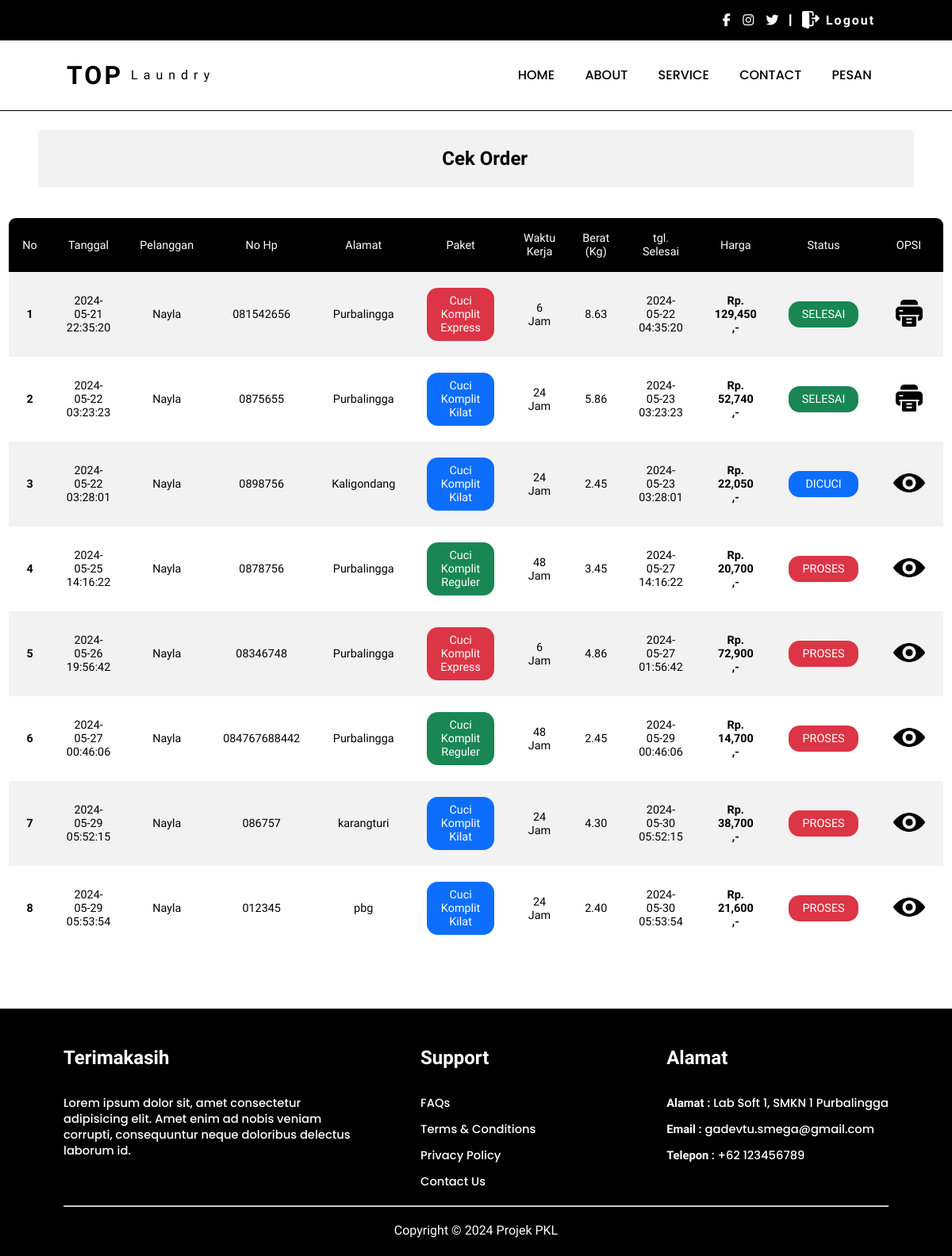
Page /pesan/bahan/cuci_komplit/cuci.php (signed in) on the committed database.
### tables this page shows
CREATE TABLE `tr_cuci_komplit` (
  `id` int(11) NOT NULL,
  `user_id` int(11) NOT NULL,
  `nama` varchar(100) NOT NULL,
  `no_hp` varchar(15) NOT NULL,
  `alamat` text NOT NULL,
  `paket_id` int(11) NOT NULL,
  `waktu` int(11) NOT NULL,
  `berat` decimal(10,2) NOT NULL,
  `tarif` decimal(10,2) NOT NULL,
  `tgl_masuk` datetime NOT NULL,
  `tgl_keluar` datetime NOT NULL,
  `total_bayar` decimal(10,2) NOT NULL,
  `status` int(11) NOT NULL
);

CREATE TABLE `users_` (
  `id` int(11) NOT NULL,
  `username` varchar(50) NOT NULL,
  `password` varchar(255) NOT NULL,
  `role` varchar(50) NOT NULL DEFAULT 'user'
);

### pesan/bahan/cuci_komplit/cuci.php (the view, shortened to what this page needs)
<?php
include '../asset/header.php';
include '../asset/koneksi.php';
$user_id = $_SESSION['user_id'];
?>
<link rel="stylesheet" href="css/style1.css">
<div class="container">
    <div class="container-tabel">
        <div class="title">
            <h2>Cek Order</h2>
        </div>
        <br><br>
        <table>
            <tr>
                <th>No</th>
                <th>Tanggal</th>
                <th>Pelanggan</th>
                <th>No Hp</th>
                <th>Alamat</th>
                <th>Paket</th>
                <th>Waktu Kerja</th>
                <th>Berat (Kg)</th>
                <th>tgl. Selesai</th>
                <th>Harga</th>
                <th>Status</th>
                <th>OPSI</th>
            </tr>
            <?php
                $data = mysqli_query($koneksi, "SELECT * FROM users_, tr_cuci_komplit WHERE users_.id = '$user_id'");
                $no = 1;
                while($d = mysqli_fetch_array($data)) { ?>
            <tr>
                <td><h4><?php echo $no++; ?></h4></td>
                <td><?php echo $d['tgl_masuk']; ?></td>
                <td><?php echo $d['username']; ?></td>
                <td><?php echo $d['no_hp']; ?></td>
                <td><?php echo $d['alamat']; ?></td>
                <td>
                <?php
                        if($d['paket_id'] == "1"){
                            echo "<div class='reguler'>Cuci Komplit Reguler</div>";
                        } else if($d['paket_id'] == "2"){
                            echo "<div class='kilat'>Cuci Komplit Kilat</div>";
                        } else if($d['paket_id'] == "3"){
                            echo "<div class='express'>Cuci Komplit Express</div>";
                        }
                    ?>
                </td>
                <td><?php echo $d['waktu']; ?> Jam</td>
                <td><?php echo $d['berat']; ?></td>
                <td><?php echo $d['tgl_keluar']; ?></td>
                <td class="harga"><?php echo "Rp. " . number_format($d['total_bayar']) . " ,-"; ?></td>
                <td>
                    <?php
                        if($d['status'] == "0"){
                            echo "<div class='label-proses'>PROSES</div>";
                        } else if($d['status'] == "1"){
                            echo "<div class='label-dicuci'>DICUCI</div>";
                        } else if($d['status'] == "2"){
                            echo "<div class='label-selesai'>SELESAI</div>";
                        }
                    ?>
                </td>
                <td class="opsi">
                    <a href="ts_invoice.php?id=<?php echo $d['id']; ?>" target="_blank" class="btn eye tampilEye"><img src="img/eyee.png" width="40px"></a>
                    <a href="ts_bukti.php?id=<?php echo $d['id']; ?>" target="_blank" class="btn print tampilPrint"><img src="img/printer.png" width="34px"></a>
                </td>
            </tr>
            <?php
                } ?>
        </table>
    </div>
</div>
<?php include '../asset/footer.php'; ?>
</body>
</html>

### pesan/css/header1.css (style rules this page uses)
* { margin: 0; padding: 0; box-sizing: border-box; font-family: "Inter Tight", sans-serif; }
.top i, a { text-decoration: none; color: #fff; padding: 0 .2rem; }

### pesan/css/style1.css (style rules this page uses)
* { margin: 0; padding: 0; box-sizing: border-box; font-family: "Inter Tight", sans-serif; }
.container { padding: 1.5rem 3rem; height: 100%; }
.container-tabel { display: flex; justify-content: center; align-items: center; flex-direction: column; height: 100%; margin: 0 auto; }
.title { width: 100%; padding: 1.4rem 0 1.4rem 1.4rem; background-color: #f2f2f2; text-align: center; border-radius: 6px 6px 0 0; }
table { width: 100%; border-collapse: collapse; text-align: center; border: 1px solid; overflow: hidden; font-size: .9rem; border-radius: 10px; font-weight: 500; }
table th { font-weight: 500; padding: 17px; background-color: #000; color: #fff; }
table td { padding: 20px; }
table tr:nth-child(even) { background-color: #f2f2f2; }
table .harga { font-weight: 700; }
table .label-proses { background-color: #dc3545; color: #fff; padding: 8px 17px; border-radius: 14px; }
table .label-dicuci { background-color: #0d6efd; color: #fff; padding: 8px 17px; border-radius: 14px; }
table .label-selesai { background-color: #198754; color: #fff; padding: 8px 17px; border-radius: 14px; }
table .opsi { align-items: center; }
.print { display: none; }

### pesan/bahan/cuci_komplit/css/style1.css (style rules this page uses)
* { margin: 0; padding: 0; box-sizing: border-box; font-family: "Inter Tight", sans-serif; }
.container { padding: 1.5rem 3rem; height: 100%; }
.container-tabel { display: flex; justify-content: center; align-items: center; flex-direction: column; height: 100%; margin: 0 auto; }
.title { width: 100%; position: relative; padding: 1.4rem 0 1.4rem 1.4rem; background-color: #f2f2f2; text-align: center; border-radius: 6px 6px 0 0; }
table { width: 100%; border-collapse: collapse; text-align: center; border: 1px solid; overflow: hidden; font-size: .9rem; border-radius: 10px; font-weight: 500; }
table th { font-weight: 500; padding: 17px; background-color: #000; color: #fff; }
table td { padding: 20px; }
table tr:nth-child(even) { background-color: #f2f2f2; }
table .harga { font-weight: 700; }
table .label-proses { background-color: #dc3545; color: #fff; padding: 8px 17px; border-radius: 14px; }
table .label-dicuci { background-color: #0d6efd; color: #fff; padding: 8px 17px; border-radius: 14px; }
table .label-selesai { background-color: #198754; color: #fff; padding: 8px 17px; border-radius: 14px; }
table .express { background-color: #dc3545; color: #fff; padding: 8px 17px; border-radius: 14px; }
table .kilat { background-color: #0d6efd; color: #fff; padding: 8px 17px; border-radius: 14px; }
table .reguler { background-color: #198754; color: #fff; padding: 8px 17px; border-radius: 14px; }
table .opsi { align-items: center; }
.print { display: none; }
.eye img { color: #000; }

### rows in the picture
tr_cuci_komplit: tgl_masuk "2024-05-21 22:35:20", users_.username "Nayla", no_hp "081542656", alamat "Purbalingga", shows "Cuci Komplit Express", waktu "6", berat "8.63", tgl_keluar "2024-05-22 04:35:20", total_bayar "129,450", status "SELESAI"
tr_cuci_komplit: tgl_masuk "2024-05-22 03:23:23", users_.username "Nayla", no_hp "0875655", alamat "Purbalingga", shows "Cuci Komplit Kilat", waktu "24", berat "5.86", tgl_keluar "2024-05-23 03:23:23", total_bayar "52,740", status "SELESAI"
tr_cuci_komplit: tgl_masuk "2024-05-22 03:28:01", users_.username "Nayla", no_hp "0898756", alamat "Kaligondang", shows "Cuci Komplit Kilat", waktu "24", berat "2.45", tgl_keluar "2024-05-23 03:28:01", total_bayar "22,050", status "DICUCI"
tr_cuci_komplit: tgl_masuk "2024-05-25 14:16:22", users_.username "Nayla", no_hp "0878756", alamat "Purbalingga", shows "Cuci Komplit Reguler", waktu "48", berat "3.45", tgl_keluar "2024-05-27 14:16:22", total_bayar "20,700", status "PROSES"
tr_cuci_komplit: tgl_masuk "2024-05-26 19:56:42", users_.username "Nayla", no_hp "08346748", alamat "Purbalingga", shows "Cuci Komplit Express", waktu "6", berat "4.86", tgl_keluar "2024-05-27 01:56:42", total_bayar "72,900", status "PROSES"
tr_cuci_komplit: tgl_masuk "2024-05-27 00:46:06", users_.username "Nayla", no_hp "084767688442", alamat "Purbalingga", shows "Cuci Komplit Reguler", waktu "48", berat "2.45", tgl_keluar "2024-05-29 00:46:06", total_bayar "14,700", status "PROSES"
tr_cuci_komplit: tgl_masuk "2024-05-29 05:52:15", users_.username "Nayla", no_hp "086757", alamat "karangturi", shows "Cuci Komplit Kilat", waktu "24", berat "4.30", tgl_keluar "2024-05-30 05:52:15", total_bayar "38,700", status "PROSES"
tr_cuci_komplit: tgl_masuk "2024-05-29 05:53:54", users_.username "Nayla", no_hp "012345", alamat "pbg", shows "Cuci Komplit Kilat", waktu "24", berat "2.40", tgl_keluar "2024-05-30 05:53:54", total_bayar "21,600", status "PROSES"
